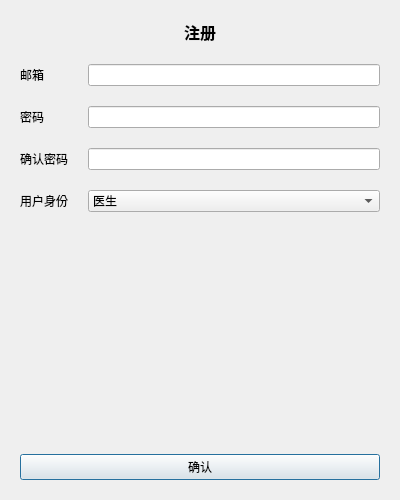
<?xml version="1.0" encoding="UTF-8"?>
<ui version="4.0">
 <class>RegisterPanel</class>
 <widget class="QDialog" name="RegisterPanel">
  <property name="geometry">
   <rect>
    <x>0</x>
    <y>0</y>
    <width>400</width>
    <height>500</height>
   </rect>
  </property>
  <property name="windowTitle">
   <string>用户注册</string>
  </property>
  <layout class="QVBoxLayout" name="verticalLayout">
   <property name="spacing">
    <number>20</number>
   </property>
   <property name="leftMargin">
    <number>20</number>
   </property>
   <property name="topMargin">
    <number>20</number>
   </property>
   <property name="rightMargin">
    <number>20</number>
   </property>
   <property name="bottomMargin">
    <number>20</number>
   </property>
   <item>
    <widget class="QLabel" name="HeaderLabel">
     <property name="font">
      <font>
       <pointsize>12</pointsize>
       <weight>75</weight>
       <bold>true</bold>
      </font>
     </property>
     <property name="text">
      <string>注册</string>
     </property>
     <property name="alignment">
      <set>Qt::AlignCenter</set>
     </property>
    </widget>
   </item>
   <item>
    <layout class="QFormLayout" name="formLayout">
     <item row="0" column="0">
      <widget class="QLabel" name="label">
       <property name="text">
        <string>邮箱</string>
       </property>
      </widget>
     </item>
     <item row="0" column="1">
      <widget class="QLineEdit" name="UserNameInput"/>
     </item>
     <item row="1" column="0">
      <widget class="QLabel" name="label_2">
       <property name="text">
        <string>密码</string>
       </property>
      </widget>
     </item>
     <item row="1" column="1">
      <widget class="QLineEdit" name="PwdInput"/>
     </item>
     <item row="2" column="0">
      <widget class="QLabel" name="label_4">
       <property name="text">
        <string>确认密码</string>
       </property>
      </widget>
     </item>
     <item row="2" column="1">
      <widget class="QLineEdit" name="PwdInput_2"/>
     </item>
     <item row="3" column="0">
      <widget class="QLabel" name="label_3">
       <property name="text">
        <string>用户身份</string>
       </property>
      </widget>
     </item>
     <item row="3" column="1">
      <widget class="QComboBox" name="RoleInput">
       <item>
        <property name="text">
         <string>医生</string>
        </property>
       </item>
       <item>
        <property name="text">
         <string>病患</string>
        </property>
       </item>
       <item>
        <property name="text">
         <string>管理员</string>
        </property>
       </item>
      </widget>
     </item>
    </layout>
   </item>
   <item>
    <spacer name="verticalSpacer">
     <property name="orientation">
      <enum>Qt::Vertical</enum>
     </property>
     <property name="sizeHint" stdset="0">
      <size>
       <width>20</width>
       <height>40</height>
      </size>
     </property>
    </spacer>
   </item>
   <item>
    <widget class="QPushButton" name="confirmBtn">
     <property name="text">
      <string>确认</string>
     </property>
    </widget>
   </item>
  </layout>
 </widget>
 <resources/>
 <connections/>
</ui>
